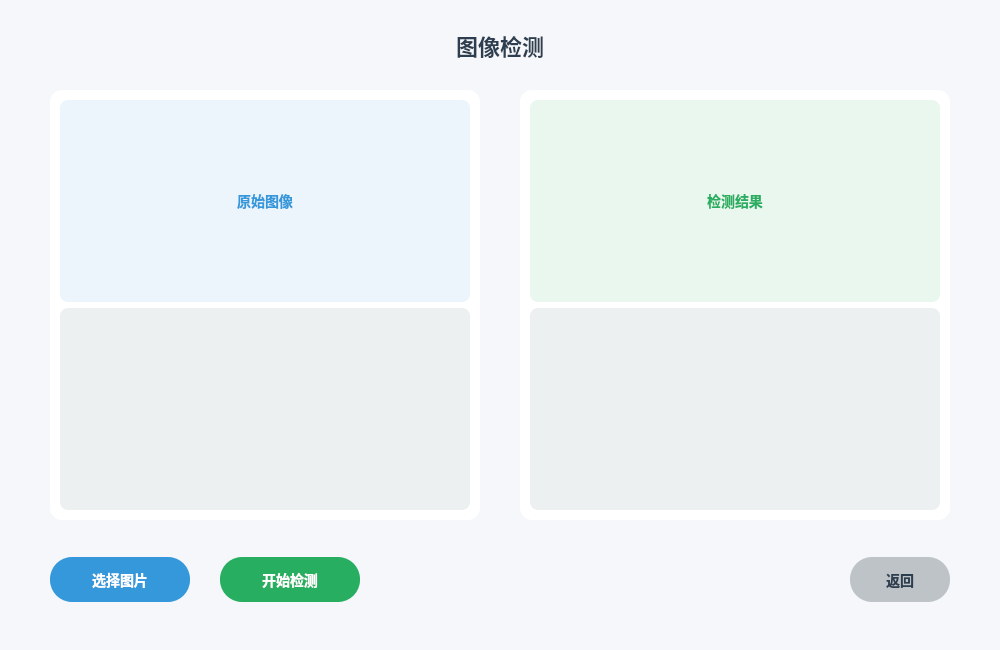
<?xml version="1.0" encoding="UTF-8"?>
<ui version="4.0">
 <class>Form</class>
 <widget class="QWidget" name="Form">
  <property name="geometry">
   <rect>
    <x>0</x>
    <y>0</y>
    <width>1000</width>
    <height>650</height>
   </rect>
  </property>
  <property name="windowTitle">
   <string>图像检测 - 泪膜破裂检测系统</string>
  </property>
  <property name="styleSheet">
   <string notr="true">background-color: #f5f7fa;</string>
  </property>

  <!-- 顶部标题 -->
  <widget class="QLabel" name="pageTitle">
   <property name="geometry">
    <rect>
     <x>0</x>
     <y>20</y>
     <width>1000</width>
     <height>50</height>
    </rect>
   </property>
   <property name="styleSheet">
    <string notr="true">color: #2c3e50;
font-size: 22px;
font-weight: bold;
background: transparent;</string>
   </property>
   <property name="text">
    <string>图像检测</string>
   </property>
   <property name="alignment">
    <set>Qt::AlignCenter</set>
   </property>
  </widget>

  <!-- 原图区域 -->
  <widget class="QFrame" name="originalFrame">
   <property name="geometry">
    <rect>
     <x>50</x>
     <y>90</y>
     <width>430</width>
     <height>430</height>
    </rect>
   </property>
   <property name="styleSheet">
    <string notr="true">background: white;
border: none;
border-radius: 12px;</string>
   </property>
   <property name="frameShape">
    <enum>QFrame::StyledPanel</enum>
   </property>

   <layout class="QVBoxLayout" name="originalLayout">
    <property name="leftMargin">
     <number>10</number>
    </property>
    <property name="topMargin">
     <number>10</number>
    </property>
    <property name="rightMargin">
     <number>10</number>
    </property>
    <property name="bottomMargin">
     <number>10</number>
    </property>

    <item>
     <widget class="QLabel" name="labelTitle1">
      <property name="maximumHeight">
       <number>35</number>
      </property>
      <property name="styleSheet">
       <string notr="true">color: #3498db;
font-size: 14px;
font-weight: bold;
background: #ebf5fb;
border-radius: 8px;</string>
      </property>
      <property name="text">
       <string>原始图像</string>
      </property>
      <property name="alignment">
       <set>Qt::AlignCenter</set>
      </property>
     </widget>
    </item>

    <item>
     <widget class="QLabel" name="label">
      <property name="styleSheet">
       <string notr="true">background: #ecf0f1;
border-radius: 8px;</string>
      </property>
      <property name="text">
       <string/>
      </property>
      <property name="alignment">
       <set>Qt::AlignCenter</set>
      </property>
     </widget>
    </item>
   </layout>
  </widget>

  <!-- 结果区域 -->
  <widget class="QFrame" name="resultFrame">
   <property name="geometry">
    <rect>
     <x>520</x>
     <y>90</y>
     <width>430</width>
     <height>430</height>
    </rect>
   </property>
   <property name="styleSheet">
    <string notr="true">background: white;
border: none;
border-radius: 12px;</string>
   </property>
   <property name="frameShape">
    <enum>QFrame::StyledPanel</enum>
   </property>

   <layout class="QVBoxLayout" name="resultLayout">
    <property name="leftMargin">
     <number>10</number>
    </property>
    <property name="topMargin">
     <number>10</number>
    </property>
    <property name="rightMargin">
     <number>10</number>
    </property>
    <property name="bottomMargin">
     <number>10</number>
    </property>

    <item>
     <widget class="QLabel" name="labelTitle2">
      <property name="maximumHeight">
       <number>35</number>
      </property>
      <property name="styleSheet">
       <string notr="true">color: #27ae60;
font-size: 14px;
font-weight: bold;
background: #e9f7ef;
border-radius: 8px;</string>
      </property>
      <property name="text">
       <string>检测结果</string>
      </property>
      <property name="alignment">
       <set>Qt::AlignCenter</set>
      </property>
     </widget>
    </item>

    <item>
     <widget class="QLabel" name="label_2">
      <property name="styleSheet">
       <string notr="true">background: #ecf0f1;
border-radius: 8px;</string>
      </property>
      <property name="text">
       <string/>
      </property>
      <property name="alignment">
       <set>Qt::AlignCenter</set>
      </property>
     </widget>
    </item>
   </layout>
  </widget>

  <!-- 底部按钮 -->
  <widget class="QWidget" name="buttonFrame">
   <property name="geometry">
    <rect>
     <x>0</x>
     <y>540</y>
     <width>1000</width>
     <height>80</height>
    </rect>
   </property>
   <property name="styleSheet">
    <string notr="true">background: transparent;</string>
   </property>

   <layout class="QHBoxLayout" name="buttonLayout">
    <property name="leftMargin">
     <number>50</number>
    </property>
    <property name="rightMargin">
     <number>50</number>
    </property>
    <property name="spacing">
     <number>30</number>
    </property>

    <item>
     <widget class="QPushButton" name="pushButton">
      <property name="minimumSize">
       <size>
        <width>140</width>
        <height>45</height>
       </size>
      </property>
      <property name="styleSheet">
       <string notr="true">QPushButton {
    background: #3498db;
    color: white;
    border: none;
    border-radius: 22px;
    font-size: 14px;
    font-weight: bold;
}

QPushButton:hover {
    background: #2980b9;
}</string>
      </property>
      <property name="text">
       <string>选择图片</string>
      </property>
     </widget>
    </item>

    <item>
     <widget class="QPushButton" name="pushButton_2">
      <property name="minimumSize">
       <size>
        <width>140</width>
        <height>45</height>
       </size>
      </property>
      <property name="styleSheet">
       <string notr="true">QPushButton {
    background: #27ae60;
    color: white;
    border: none;
    border-radius: 22px;
    font-size: 14px;
    font-weight: bold;
}

QPushButton:hover {
    background: #1e8449;
}</string>
      </property>
      <property name="text">
       <string>开始检测</string>
      </property>
     </widget>
    </item>

    <item>
     <spacer name="buttonSpacer">
      <property name="orientation">
       <enum>Qt::Horizontal</enum>
      </property>
      <property name="sizeHint" stdset="0">
       <size>
        <width>40</width>
        <height>20</height>
       </size>
      </property>
     </spacer>
    </item>

    <item>
     <widget class="QPushButton" name="pushButton_3">
      <property name="minimumSize">
       <size>
        <width>100</width>
        <height>45</height>
       </size>
      </property>
      <property name="styleSheet">
       <string notr="true">QPushButton {
    background: #bdc3c7;
    color: #2c3e50;
    border: none;
    border-radius: 22px;
    font-size: 14px;
    font-weight: bold;
}

QPushButton:hover {
    background: #aab7b8;
}</string>
      </property>
      <property name="text">
       <string>返回</string>
      </property>
     </widget>
    </item>
   </layout>
  </widget>
 </widget>
 <resources/>
 <connections/>
</ui>
